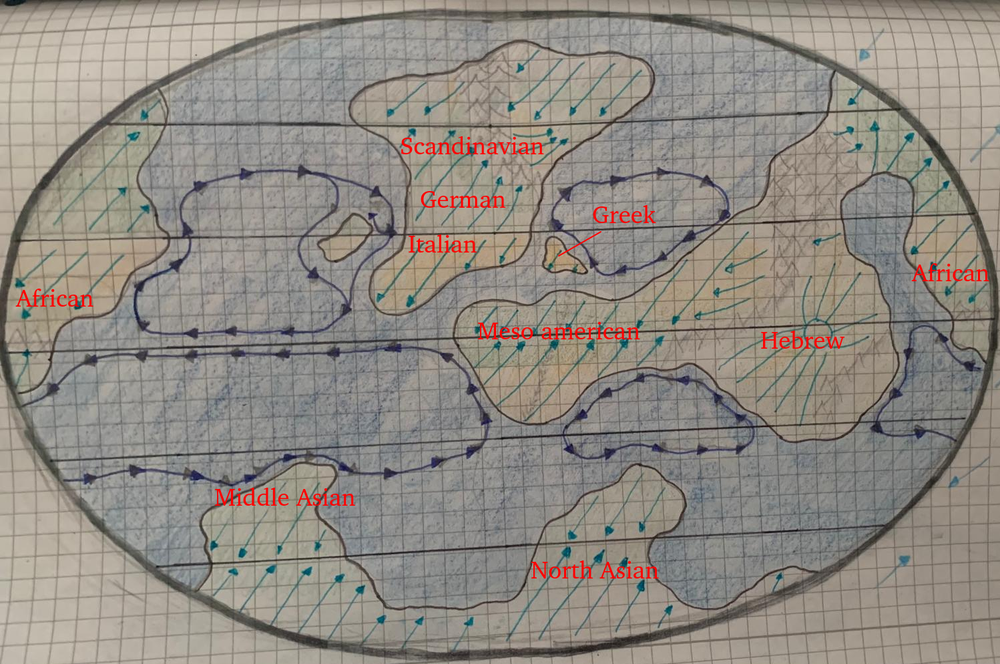
#> input picture Homebrew/World Building/Map/Version 2/Language_Inspiration.png, 1000 x 664 px, shrunk from 1498 x 994 before the run
$ python Mapping.py --tiles-x 5 --km 1.0 -i ../Language_Inspiration.png
#> lines starting #> are read from the running program, lines starting #| are printed output that depends on the picture
#!/usr/bin/env python3
"""
kartenraster.py - erzeugt eine Karte mit Kachelraster, Rand und Kilometerskala.

Voraussetzung:  pip install pillow

Beispiele
---------
Leere Weltkarte, 48 x 24 Kacheln, 833 km pro Kachel:
    python kartenraster.py --tiles-x 48 --tiles-y 24 --km 833 -o welt.png

Regionalkarte (8x8 Kacheln, 104 km pro Kachel), 60 Pixel pro Kachel:
    python kartenraster.py --tiles-x 8 --tiles-y 8 --km 104 --tile-px 60 -o region.png

Raster auf bestehendes Bild legen (Kacheln werden quadratisch, wenn --tiles-y fehlt):
    python kartenraster.py --input meine_karte.png --tiles-x 48 --km 833 -o welt_raster.png

Rand: oben/links/rechts 100 px, unten 0 px (anpassbar):
    python kartenraster.py --tiles-x 20 --tiles-y 12 --km 26 --border-bottom 100
"""

import argparse
import math
import sys

from PIL import Image, ImageColor, ImageDraw, ImageFont


def load_font(size):
    """Sucht eine brauchbare TrueType-Schrift, sonst Pillow-Standard."""
    for name in ("DejaVuSans.ttf", "arial.ttf", "Arial.ttf", "Helvetica.ttc"):
        try:
            return ImageFont.truetype(name, size)
        except OSError:
            continue
    try:
        return ImageFont.load_default(size=size)
    except TypeError:  # sehr alte Pillow-Version
        return ImageFont.load_default()


def draw_grid(size, tiles_x, tiles_y, line_color, line_width, major_every, major_width):
    """Zeichnet das Raster auf eine transparente Ebene der Kartengröße."""
    w, h = size
    layer = Image.new("RGBA", size, (0, 0, 0, 0))
    d = ImageDraw.Draw(layer)
    tile_w = w / tiles_x
    tile_h = h / tiles_y

    for i in range(tiles_x + 1):
        x = min(round(i * tile_w), w - 1)
        major = major_every and i % major_every == 0
        d.line([(x, 0), (x, h)], fill=line_color, width=major_width if major else line_width)
    for j in range(tiles_y + 1):
        y = min(round(j * tile_h), h - 1)
        major = major_every and j % major_every == 0
        d.line([(0, y), (w, y)], fill=line_color, width=major_width if major else line_width)
    return layer


def draw_scale(draw, x, y, tile_w, tiles_x, tiles_y, km):
    """Zeichnet Maßstabsbalken und Beschriftung (oben links im Rand)."""
    font = load_font(16)
    small = load_font(13)

    # Balkenlänge in Kacheln: kleinste "runde" Zahl, die mindestens ~150 px lang ist
    n = tiles_x
    for candidate in (1, 2, 5, 10, 20, 50, 100, 200, 500):
        if candidate <= tiles_x and candidate * tile_w >= 150:
            n = candidate
            break

    bar_h = 8
    bar_y = y + 24
    for i in range(n):
        x0 = round(x + i * tile_w)
        x1 = round(x + (i + 1) * tile_w)
        fill = "black" if i % 2 == 0 else "white"
        draw.rectangle([x0, bar_y, x1, bar_y + bar_h], fill=fill, outline="black")

    draw.text((x, y), f"{n} Tile{'s' if n != 1 else ''} = {fmt_km(n * km)} km", fill="black", font=font)
    draw.text(
        (x, bar_y + bar_h + 6),
        f"1 Tile = {fmt_km(km)} km   |   Map: {fmt_km(tiles_x * km)} x {fmt_km(tiles_y * km)} km "
        f"({tiles_x} x {tiles_y} Tiles)",
        fill="black",
        font=small,
    )


def fmt_km(value):
    """Formatiert Kilometerangaben ohne unnötige Nachkommastellen."""
    if abs(value - round(value)) < 1e-9:
        return f"{int(round(value)):,}".replace(",", ".")
    return f"{value:.1f}".replace(".", ",")


def parse_args():
    p = argparse.ArgumentParser(description="Kartenraster mit Rand und Kilometerskala erzeugen.")
    p.add_argument("--tiles-x", type=int, required=True, help="Anzahl Kacheln horizontal")
    p.add_argument("--tiles-y", type=int, help="Anzahl Kacheln vertikal (bei --input optional)")
    p.add_argument("--km", type=float, required=True, help="Kilometer pro Kachel")
    p.add_argument("--input", "-i", help="Bestehendes Bild, auf das das Raster gelegt wird")
    p.add_argument("--output", "-o", default="karte.png", help="Ausgabedatei (Standard: karte.png)")
    p.add_argument("--tile-px", type=int, default=40, help="Pixel pro Kachel ohne --input (Standard: 40)")

    p.add_argument("--border-top", type=int, default=100, help="Rand oben in Pixel (Standard: 100)")
    p.add_argument("--border-left", type=int, default=100, help="Rand links in Pixel (Standard: 100)")
    p.add_argument("--border-right", type=int, default=100, help="Rand rechts in Pixel (Standard: 100)")
    p.add_argument("--border-bottom", type=int, default=0, help="Rand unten in Pixel (Standard: 0)")

    p.add_argument("--line-color", default="#5a78a064",
                   help="Linienfarbe, Hex mit optionalem Alpha, z.B. #00000050 (Standard: #5a78a064)")
    p.add_argument("--line-width", type=int, default=1, help="Linienstärke (Standard: 1)")
    p.add_argument("--major-every", type=int, default=0,
                   help="Jede n-te Linie dicker zeichnen (0 = aus)")
    p.add_argument("--major-width", type=int, default=2, help="Stärke der dicken Linien (Standard: 2)")
    p.add_argument("--no-labels", action="store_true", help="Keine Kachelnummern am Rand")
    p.add_argument("--no-scale", action="store_true", help="Keine Skala im Rand")
    return p.parse_args()


def main():
    a = parse_args()
    if a.tiles_x < 1 or (a.tiles_y is not None and a.tiles_y < 1):
        sys.exit("Kachelzahlen müssen mindestens 1 sein.")

    # --- Kartenfläche vorbereiten ---------------------------------------
    if a.input:
        base = Image.open(a.input).convert("RGBA")
#> base is the input picture: PIL image 1000x664 RGBA; mean R, G, B, A 144.9, 139.2, 131.6, 255
        w, h = base.size
        tile_w = w / a.tiles_x
        if a.tiles_y is None:
            tiles_y = max(1, round(h / tile_w))
            print(f"tiles-y nicht angegeben, verwende {tiles_y} (quadratische Kacheln).")
#| tiles-y nicht angegeben, verwende 3 (quadratische Kacheln).
        else:
            tiles_y = a.tiles_y
        tile_h = h / tiles_y
        if abs(tile_w - tile_h) / tile_w > 0.05:
            print(f"Warnung: Kacheln sind nicht quadratisch ({tile_w:.1f} x {tile_h:.1f} px). "
                  f"Passende tiles-y wäre ca. {h / tile_w:.1f}.")
#| Warnung: Kacheln sind nicht quadratisch (200.0 x 221.3 px). Passende tiles-y wäre ca. 3.3.
    else:
        if a.tiles_y is None:
            sys.exit("Ohne --input muss --tiles-y angegeben werden.")
        tiles_y = a.tiles_y
        w, h = a.tiles_x * a.tile_px, tiles_y * a.tile_px
        base = Image.new("RGBA", (w, h), "white")
        tile_w = a.tile_px

    line_color = ImageColor.getcolor(a.line_color, "RGBA")
    grid = draw_grid((w, h), a.tiles_x, tiles_y, line_color,
                     a.line_width, a.major_every, a.major_width)
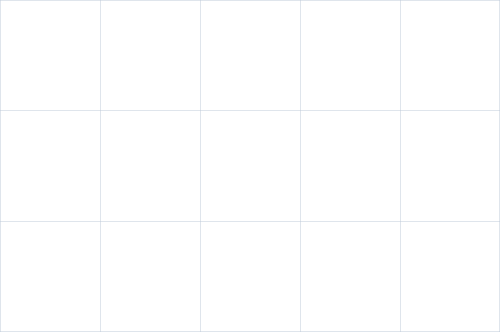
#> grid: PIL image 1000x664 RGBA (shown at 1/2 size); mean R, G, B, A 1.1, 1.4, 1.9, 1.2; transparent parts drawn white
    map_img = Image.alpha_composite(base, grid)

    # --- Leinwand mit Rand ----------------------------------------------
    bt, bl, br, bb = a.border_top, a.border_left, a.border_right, a.border_bottom
    canvas = Image.new("RGBA", (bl + w + br, bt + h + bb), "white")
#> canvas: PIL image 1200x764 RGBA; every value is 255
    canvas.paste(map_img, (bl, bt))
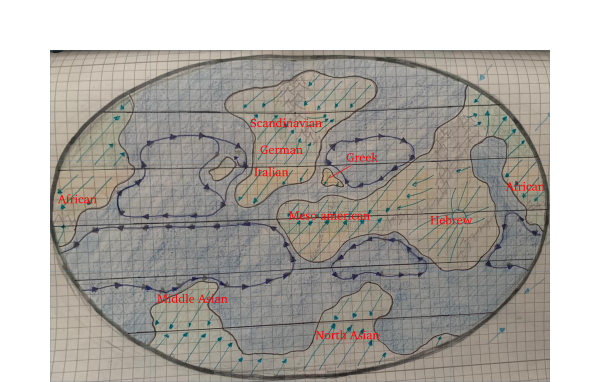
#> canvas: PIL image 1200x764 RGBA (shown at 1/2 size); mean R, G, B, A 175.1, 171.1, 165.7, 255
    d = ImageDraw.Draw(canvas)
    d.rectangle([bl, bt, bl + w - 1, bt + h - 1], outline="black", width=2)

    # --- Kachelnummern ----------------------------------------------------
    if not a.no_labels:
        font = load_font(12)
        tile_h = h / tiles_y
        if bt >= 20:
            step = max(1, math.ceil(30 / tile_w))
            for i in range(0, a.tiles_x, step):
                d.text((bl + (i + 0.5) * tile_w, bt - 4), str(i + 1), fill="black", font=font, anchor="ms")
        if bl >= 30:
            step = max(1, math.ceil(18 / tile_h))
            for j in range(0, tiles_y, step):
                d.text((bl - 6, bt + (j + 0.5) * tile_h), str(j + 1), fill="black", font=font, anchor="rm")

    # --- Skala --------------------------------------------------------------
    if not a.no_scale:
        if bt >= 80:
            draw_scale(d, bl, 10, tile_w, a.tiles_x, tiles_y, a.km)
        else:
            print("Hinweis: Oberer Rand < 80 px, Skala wird nicht gezeichnet.")

    canvas.convert("RGB").save(a.output)
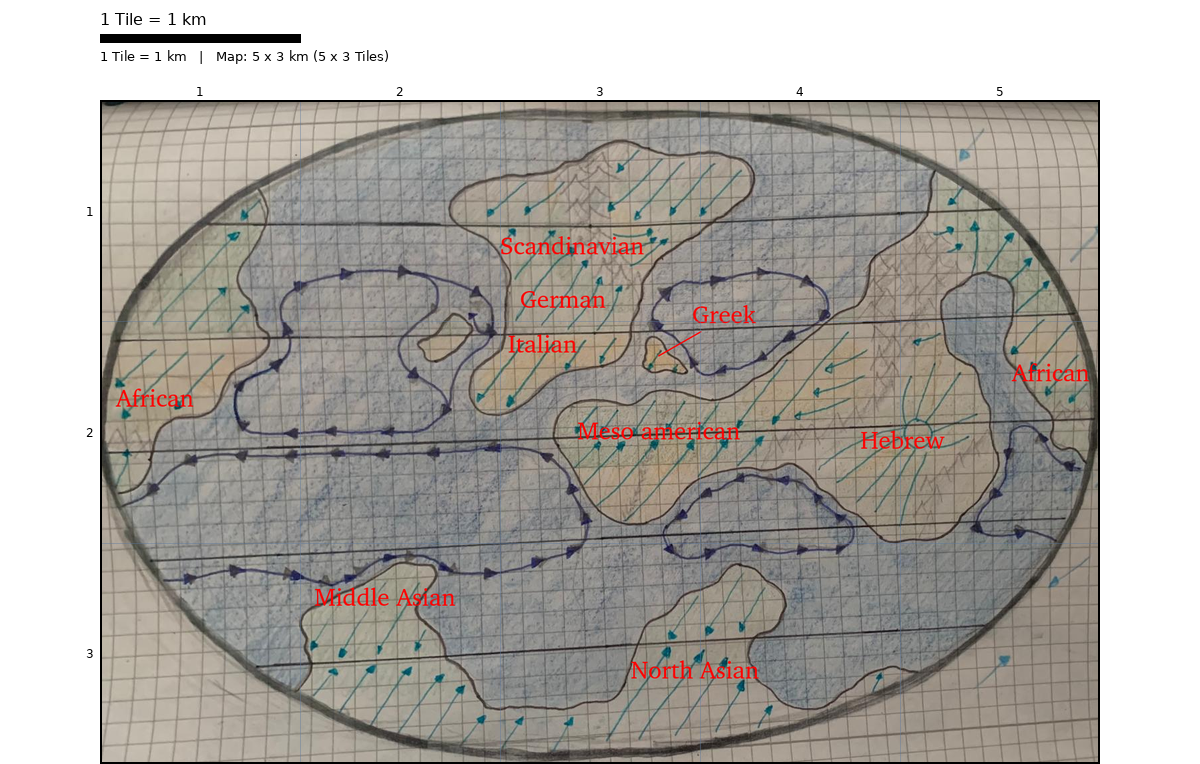
#> saved as karte.png: PIL image 1200x764 RGB; mean R, G, B 173.3, 169.3, 164
    print(f"Gespeichert: {a.output}  ({canvas.width} x {canvas.height} px, "
          f"{a.tiles_x} x {tiles_y} Kacheln, {fmt_km(a.km)} km/Kachel)")
#| Gespeichert: karte.png  (1200 x 764 px, 5 x 3 Kacheln, 1 km/Kachel)


if __name__ == "__main__":
    main()

$ run again, on Homebrew/World Building/Map/Version 2/Version 2.1/Base.jpg
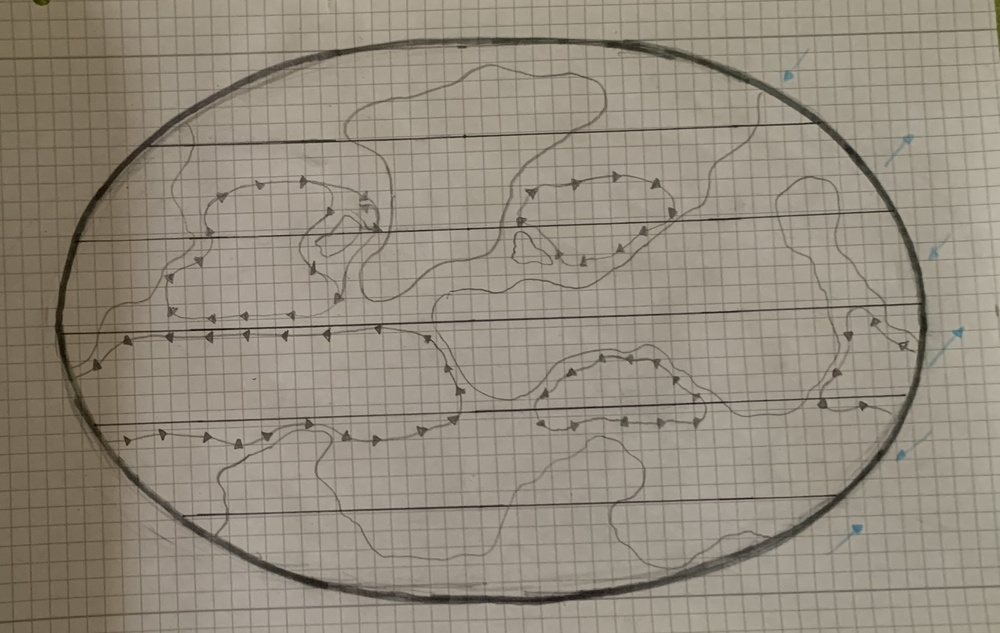
#> input picture Homebrew/World Building/Map/Version 2/Version 2.1/Base.jpg, 1000 x 633 px, shrunk from 2335 x 1478 before the run
#| tiles-y nicht angegeben, verwende 3 (quadratische Kacheln).
#| Warnung: Kacheln sind nicht quadratisch (200.0 x 211.0 px). Passende tiles-y wäre ca. 3.2.
#> layer: PIL image 1000x633 RGBA; every value is 0
#> in main, `canvas.paste(map_img, (bl, bt))`:
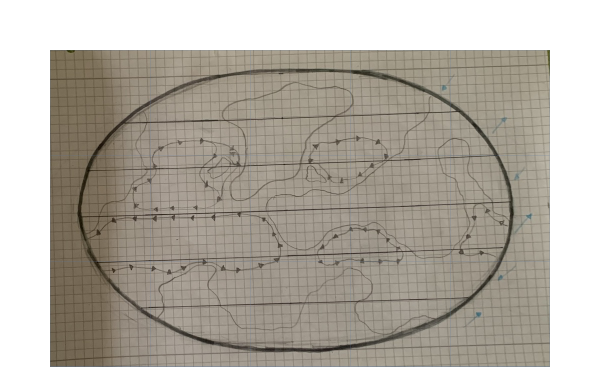
#> canvas: PIL image 1200x733 RGBA (shown at 1/2 size); mean R, G, B, A 177.6, 171.8, 162, 255
#> in main, `canvas.convert("RGB").save(a.output)`:
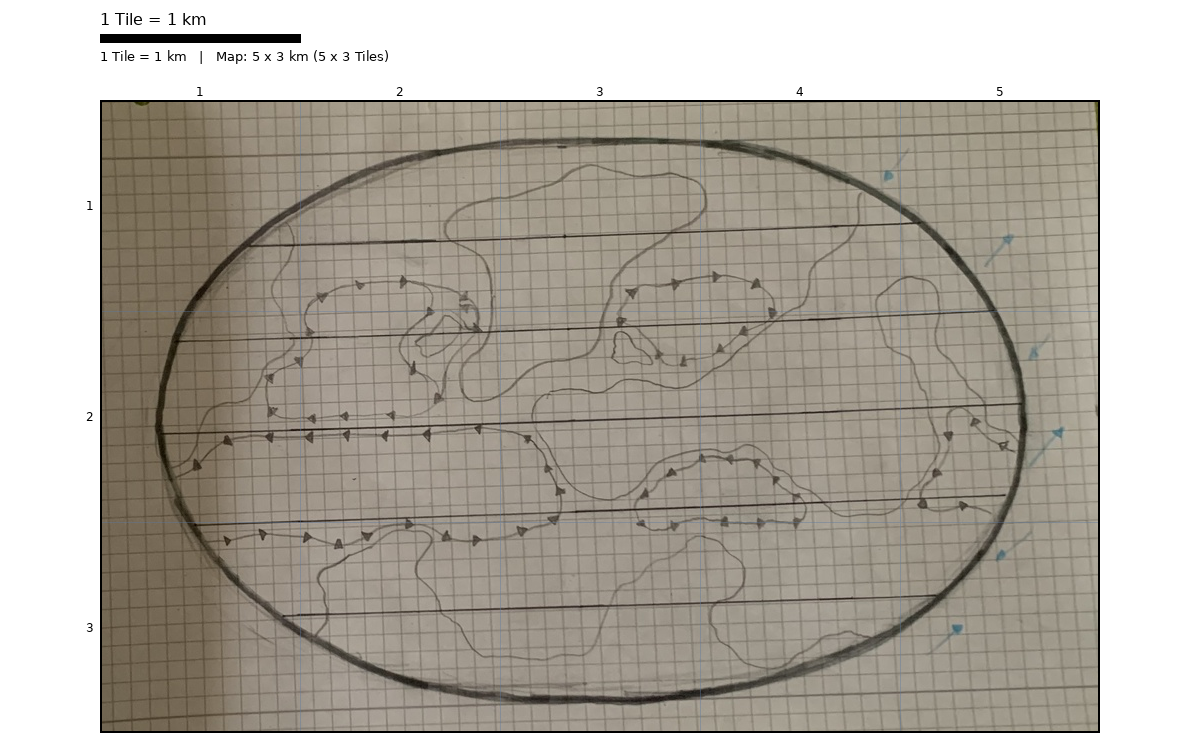
#> saved as karte.png: PIL image 1200x733 RGB; mean R, G, B 175.8, 170, 160.2
#| Gespeichert: karte.png  (1200 x 733 px, 5 x 3 Kacheln, 1 km/Kachel)

$ run again, on Homebrew/World Building/Map/Version 2/Version 2.1/VegetationMap.jpeg
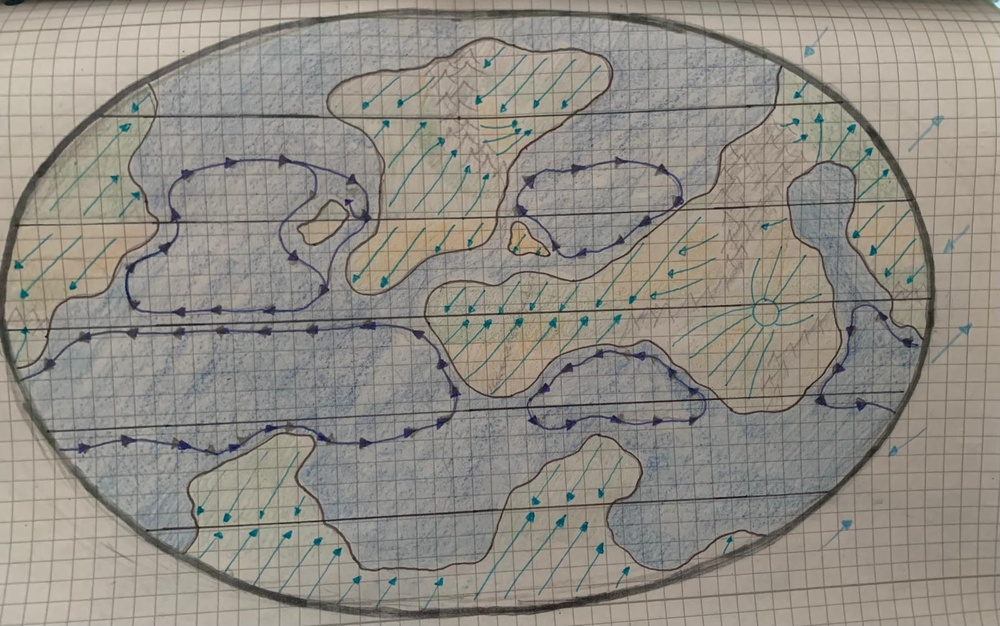
#> input picture Homebrew/World Building/Map/Version 2/Version 2.1/VegetationMap.jpeg, 1000 x 626 px, shrunk from 1600 x 1001 before the run
#| tiles-y nicht angegeben, verwende 3 (quadratische Kacheln).
#> layer: PIL image 1000x626 RGBA; every value is 0
#> in main, `canvas.paste(map_img, (bl, bt))`:
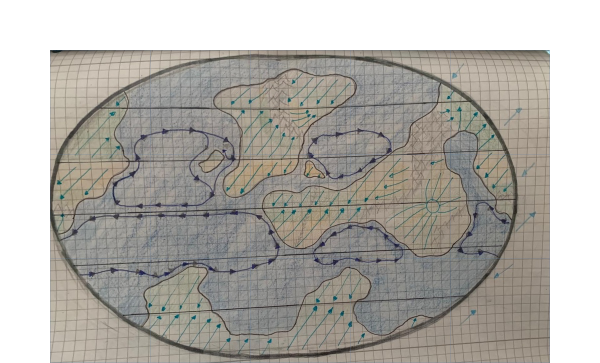
#> canvas: PIL image 1200x726 RGBA (shown at 1/2 size); mean R, G, B, A 175.9, 172.9, 167.3, 255
#> in main, `canvas.convert("RGB").save(a.output)`:
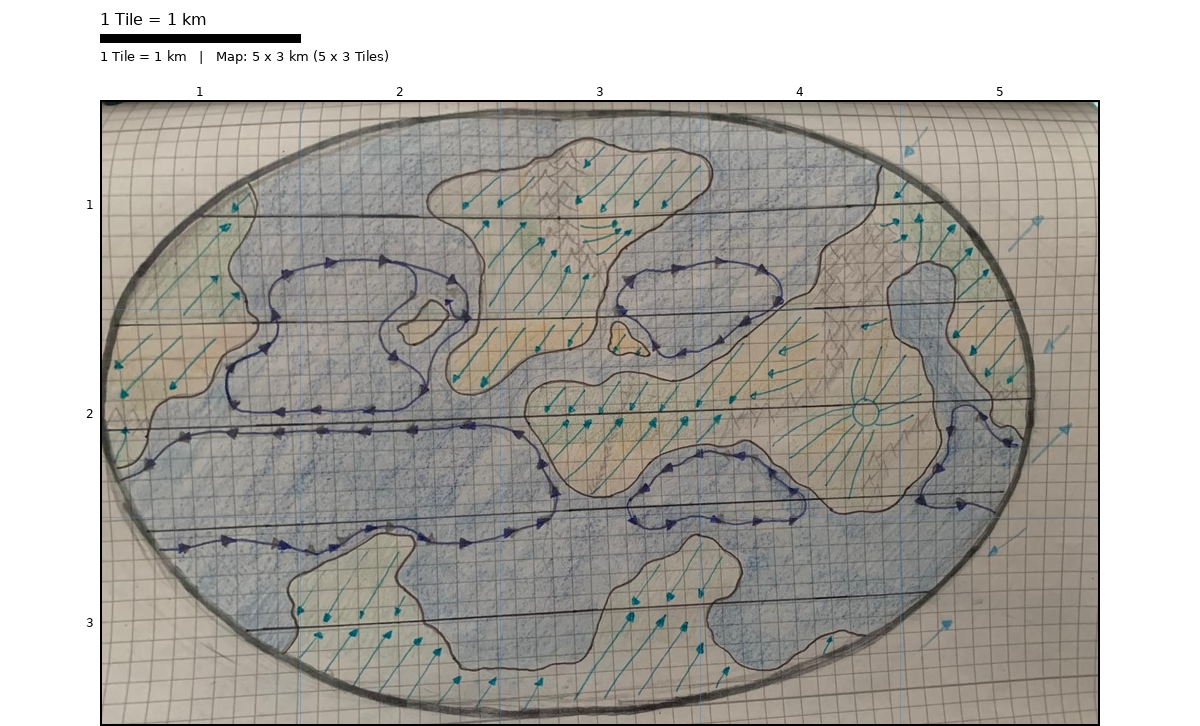
#> saved as karte.png: PIL image 1200x726 RGB; mean R, G, B 174.1, 171.1, 165.5
#| Gespeichert: karte.png  (1200 x 726 px, 5 x 3 Kacheln, 1 km/Kachel)
